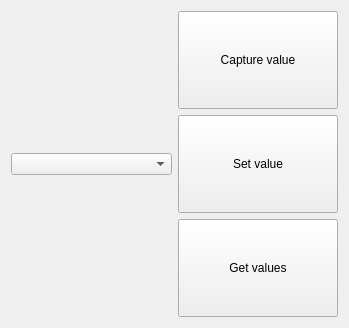
<?xml version="1.0" encoding="UTF-8"?>
<ui version="4.0">
 <class>Widget</class>
 <widget class="QWidget" name="Widget">
  <property name="geometry">
   <rect>
    <x>0</x>
    <y>0</y>
    <width>349</width>
    <height>328</height>
   </rect>
  </property>
  <property name="windowTitle">
   <string>Widget</string>
  </property>
  <layout class="QHBoxLayout" name="horizontalLayout">
   <item>
    <widget class="QComboBox" name="comboBox"/>
   </item>
   <item>
    <layout class="QVBoxLayout" name="verticalLayout">
     <item>
      <widget class="QPushButton" name="captureValueButton">
       <property name="sizePolicy">
        <sizepolicy hsizetype="Minimum" vsizetype="Expanding">
         <horstretch>0</horstretch>
         <verstretch>0</verstretch>
        </sizepolicy>
       </property>
       <property name="text">
        <string>Capture value</string>
       </property>
      </widget>
     </item>
     <item>
      <widget class="QPushButton" name="setValueButton">
       <property name="sizePolicy">
        <sizepolicy hsizetype="Minimum" vsizetype="Expanding">
         <horstretch>0</horstretch>
         <verstretch>0</verstretch>
        </sizepolicy>
       </property>
       <property name="text">
        <string>Set value</string>
       </property>
      </widget>
     </item>
     <item>
      <widget class="QPushButton" name="getValuesButton">
       <property name="sizePolicy">
        <sizepolicy hsizetype="Minimum" vsizetype="Expanding">
         <horstretch>0</horstretch>
         <verstretch>0</verstretch>
        </sizepolicy>
       </property>
       <property name="text">
        <string>Get values</string>
       </property>
      </widget>
     </item>
    </layout>
   </item>
  </layout>
 </widget>
 <layoutdefault spacing="6" margin="11"/>
 <resources/>
 <connections/>
</ui>
